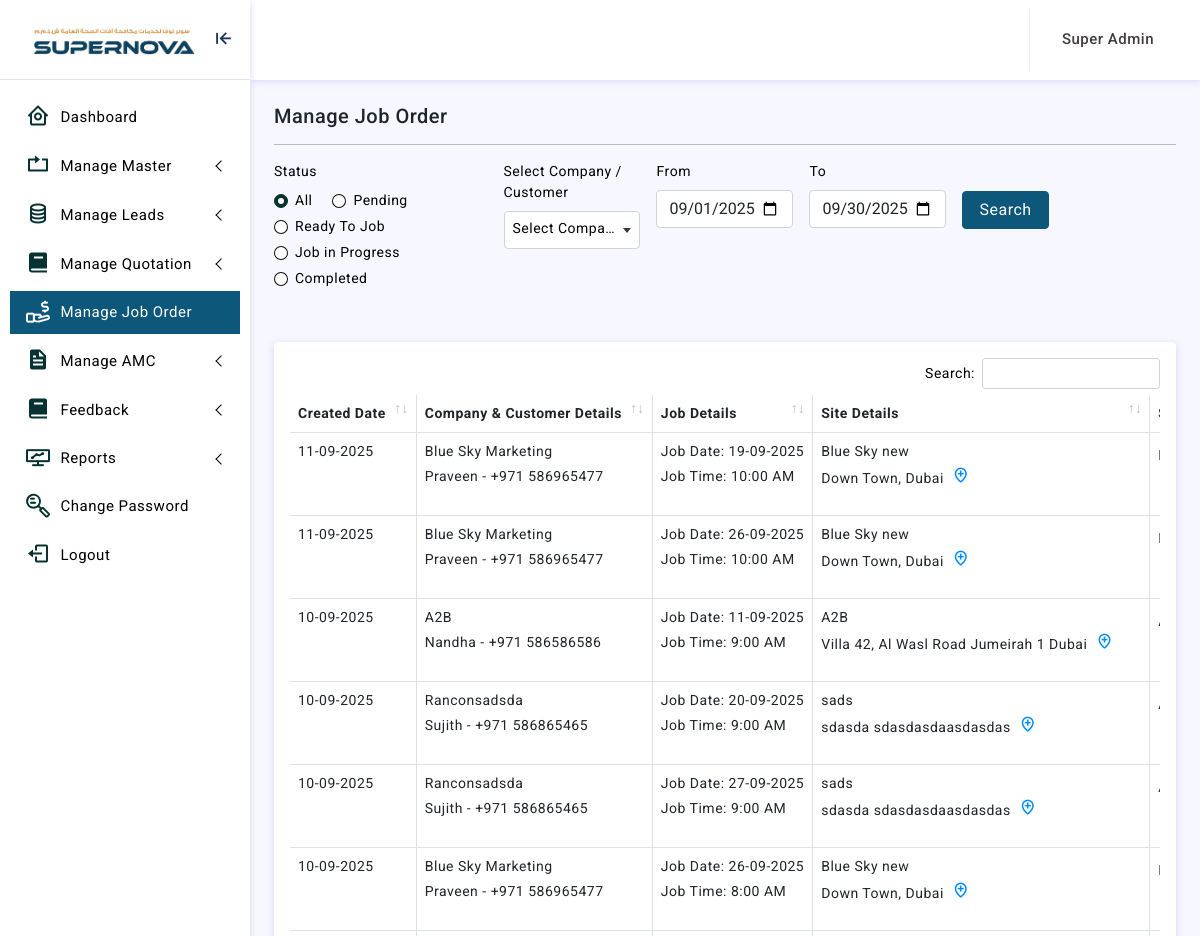
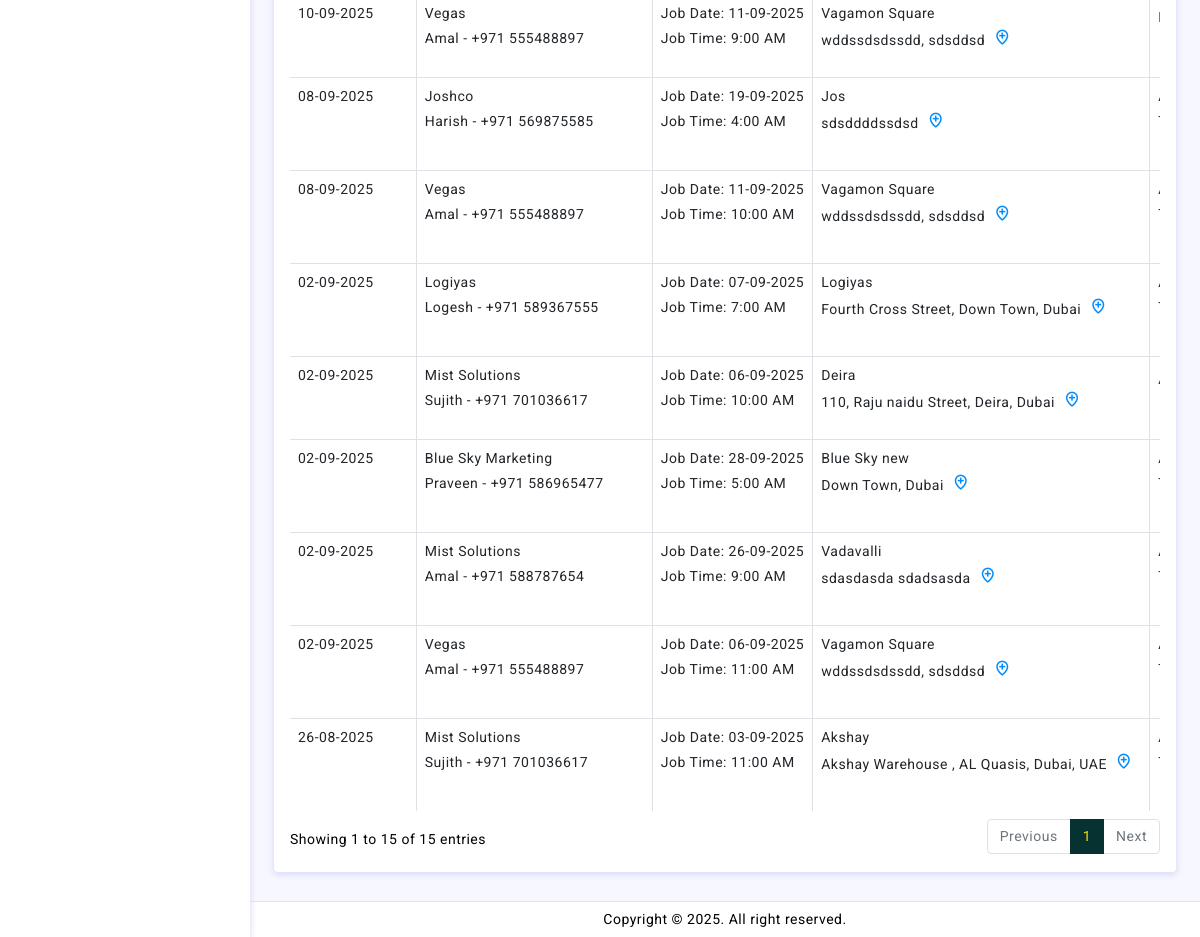
Screenshot of /adminln/list-job-order.php (signed in) with the database file from the repository (2 pictures, top to bottom).
### tables this page shows
CREATE TABLE `job_order` (
  `id` int(11) NOT NULL,
  `quotation_id` int(11) NOT NULL,
  `customer_id` int(11) NOT NULL,
  `type_of_job` tinyint(4) NOT NULL,
  `company_name` varchar(150) NOT NULL,
  `customer_mobile` varchar(150) NOT NULL,
  `job_order_date` date NOT NULL,
  `site_id` int(11) NOT NULL,
  `site_name` varchar(150) NOT NULL,
  `site_address` text NOT NULL,
  `location` text DEFAULT NULL,
  `supervisor_id` int(11) NOT NULL,
  `supervisor_name` varchar(150) NOT NULL,
  `job_date` date NOT NULL,
  `job_time` varchar(11) NOT NULL,
  `job_description` text NOT NULL,
  `total_amount` varchar(150) NOT NULL,
  `type_of_report` tinyint(4) NOT NULL,
  `is_mail_sent` int(11) NOT NULL,
  `feedback_posted` int(11) NOT NULL,
  `status` tinyint(11) NOT NULL,
  `created_datetime` datetime NOT NULL,
  `modified_datetime` datetime NOT NULL
);

CREATE TABLE `customers` (
  `id` int(11) NOT NULL,
  `company_name` varchar(255) NOT NULL,
  `customer_name` varchar(255) NOT NULL,
  `email` varchar(150) NOT NULL,
  `mobile` varchar(20) NOT NULL,
  `alternate_mobile` varchar(20) NOT NULL,
  `location` text NOT NULL,
  `trn_no` varchar(255) NOT NULL,
  `address` text NOT NULL,
  `city` varchar(150) NOT NULL,
  `status` tinyint(4) NOT NULL,
  `created_by` int(11) NOT NULL,
  `created_datetime` datetime NOT NULL,
  `modified_by` int(11) NOT NULL,
  `modified_datetime` datetime NOT NULL
);

### adminln/list-job-order.php (the view, shortened to what this page needs)
<?php
function main() {
extract($_REQUEST);
include 'dilg/cnt/join.php';
$url_Status=$_GET['status'];
if ($url_Status!='') {
$url_subqry="and status=$url_Status";
}else{
	$url_subqry="";
}
if($from_date!='' && $end_date!=''){
  $from_date=$from_date;
  $end_date=$end_date;
}else{
$from_date=date('Y-m-01');
$end_date=date('Y-m-t');
}
if ($url_Status=="") {
$subqry.="and  (date(job_date) between '".$from_date."' and '".$end_date."')";
}
?>
<link rel="stylesheet" href="crop/croppie.css"/>
<div class="page-breadcrumb d-sm-flex align-items-center mb-3">
<h5 class="mb-0 text-dark">Manage Job Order</h5>
</div>
<hr/>
<form method="POST">
<div class="row g-3 mb-5">
<div class="col-md-3">
  <div class="mb-10">
<label for="inputAddress" class="form-label width-100">Status</label>
<div class="form-check form-check-inline">
<input class="form-check-input" type="radio" name="quote_status" id="inlineRadio0" value="" <?if ($quote_status=='') {echo "checked";
}?>>
<label class="form-check-label" for="inlineRadio0">All</label>
</div>
<div class="form-check form-check-inline">
<input class="form-check-input" type="radio" name="quote_status" id="inlineRadio1" value="0" <?if ($quote_status=='0') {echo "checked";
}?>>
<label class="form-check-label" for="inlineRadio1">Pending</label>
</div>
<div class="form-check form-check-inline">
<input class="form-check-input" type="radio" name="quote_status" id="inlineRadio2" value="1" <?if ($quote_status=='1') {echo "checked";
}?>>
<label class="form-check-label" for="inlineRadio2">Ready To Job</label>
</div>
<div class="form-check form-check-inline">
<input class="form-check-input" type="radio" name="quote_status" id="inlineRadio3" value="2" <?if ($quote_status=='2') {echo "checked";
}?>>
<label class="form-check-label" for="inlineRadio3">Job in Progress</label>
</div>
<div class="form-check form-check-inline">
<input class="form-check-input" type="radio" name="quote_status" id="inlineRadio4" value="3" <?if ($quote_status=='3') {echo "checked";
}?>>
<label class="form-check-label" for="inlineRadio4">Completed</label>
</div>
</div>
</div>
<div class="col-md-2">
<label for="inputFirstName" class="form-label">Select Company / Customer</label>
</div>
<div class="col-md-2">
<label for="inputFirstName" class="form-label">From</label>
<input type="date" name="from_date" class="form-control" value="<?=$from_date;?>" required>
</div>
<div class="col-md-2">
<label for="inputFirstName" class="form-label">To</label>
<input type="date" name="end_date" class="form-control" value="<?=$end_date;?>" required>
</div>
<div class="col-md-3 mt-46">
<input type="submit" name="Submit" class="btn btn-primary px-3" value="Search">
</div>
</div>
</form>
<?
$select_job_order=mysqli_query($conn,"select * from job_order where 1=1  $subqry  $url_subqry order by created_datetime desc ");
if(mysqli_num_rows($select_job_order)>>0){ ?>
<div class="card">
<div class="card-body">
<div class="table-responsive">
<table id="example2" class="table table-striped table-bordered" style="width:100%">
<thead>
<tr>
<th >Created Date</th>
<th>Company & Customer Details</th>
<th> Job Details</th>
<th>Site Details</th>
<th>Supervisor Name</th>
</tr>
</thead>
<tbody>
<?
while($row_job_order=mysqli_fetch_array($select_job_order))
{
$id=$row_job_order['id'];
$job_order_date=$row_job_order['job_order_date'];
$company_name=$row_job_order['company_name'];
$mobile=$row_job_order['customer_mobile'];
$select_customer=mysqli_query($conn,"select * from customers where mobile='$mobile'");
$row_customer=mysqli_fetch_array($select_customer);
$customer_name=$row_customer['customer_name'];
$site_name=$row_job_order['site_name'];
$site_address=$row_job_order['site_address'];
$job_date=date("d-m-Y",strtotime($row_job_order['job_date']));
$job_time=$row_job_order['job_time'];
$supervisor_name=$row_job_order['supervisor_name'];
$supervisor_id=$row_job_order['supervisor_id'];
$select_supervisor=mysqli_query($conn,"select * from user where Id='$supervisor_id'");
$row_supervisor=mysqli_fetch_array($select_supervisor);
$supervisor_mobile=$row_supervisor['UserName'];
$location=$row_job_order['location'];
$status=$row_job_order['status'];
if($status>='1'){
$select_technician=mysqli_query($conn,"select * from technician_log where job_order_id='$id'");
$technician_name=[];
while($row_technican=mysqli_fetch_array($select_technician)){
  $technician_name[]=$row_technican['technician_name'];
}
$technician_details="Technician: ".implode(", ", $technician_name);
}else
{
$technician_details="";
}
if ($location!='') {
$location_icon='<a href="'.$location.'" target="_blank" class="mx-2 font-16"><i class="bx bx-location-plus"></i></a>';
}else{
  $location_icon="";
}
?>
<tr>
<td>
<p class="mb-0"> <?=date('d-m-Y',strtotime($job_order_date));?></p>
</td>
<td><?=$company_name; ?><p class="mt-1"><?=$customer_name. " - "."+971 ".$mobile; ?></p></td>
<td><p class="mb-0 ">Job Date: <?=$job_date;?></p><p class="mt-1 ">Job Time: <?=$job_time;?></p></td>
<td><p class="mb-0"> <?=$site_name; ?></p>
<p class="mb-0"> <? echo wordwrap($site_address, 50, "<br />\n"); ?><?=$location_icon;?></p></td>
<td><p class="mb-0"> <?=$supervisor_name." - ".$supervisor_mobile; ?> 	<? if ($status==0) {
?>
<a href="" data-bs-toggle="modal" data-bs-target="#exampleExtraLargeModal" onclick="editjoborder('<?=$id;?>')"  class="btn btn-add btn-sm" tooltip="Edit Supervisor"><i class="bx bxs-edit"></i></a>
<?}?></p>
</tr>
<? }}else{ echo "<p>No Record Found</p>";} ?>
</tbody>
</table>
</div>
</div>
</div>
<?php
}
include 'template.php';
?>

### adminln/assets/css/app.css (style rules this page uses)
body { font-size: 14px; color: #000; letter-spacing: .5px; background: #f7f7ff; overflow-x: hidden; font-family: Roboto, sans-serif }
a { text-decoration: none }
input::placeholder { color: #000!important; opacity: .3!important }
.table-striped>tbody>tr:nth-of-type(odd) { --bs-table-accent-bg: unset; }
.table-bordered>:not(caption)>*>* { border-width: 1px 1px; }
.table-bordered th { border-width: 0px 1px; }
.font-16 { font-size: 18px !important; }
.mt-46 { margin-top: 46px !important; }

### rows the page displays
job_order: job_order_date "11-09-2025", company_name "Blue Sky Marketing", customer.customer_name "Praveen", customer_mobile "586965477", job_date "19-09-2025", job_time "10:00 AM", site_name "Blue Sky new", site_address "Down Town, Dubai"
job_order: job_order_date "11-09-2025", company_name "Blue Sky Marketing", customer.customer_name "Praveen", customer_mobile "586965477", job_date "26-09-2025", job_time "10:00 AM", site_name "Blue Sky new", site_address "Down Town, Dubai"
job_order: job_order_date "10-09-2025", company_name "A2B", customer.customer_name "Nandha", customer_mobile "586586586", job_date "11-09-2025", job_time "9:00 AM", site_name "A2B", site_address "Villa 42, Al Wasl Road Jumeirah 1 Dubai"
job_order: job_order_date "10-09-2025", company_name "Ranconsadsda", customer.customer_name "Sujith", customer_mobile "586865465", job_date "20-09-2025", job_time "9:00 AM", site_name "sads", site_address "sdasda sdasdasdaasdasdas"
job_order: job_order_date "10-09-2025", company_name "Ranconsadsda", customer.customer_name "Sujith", customer_mobile "586865465", job_date "27-09-2025", job_time "9:00 AM", site_name "sads", site_address "sdasda sdasdasdaasdasdas"
job_order: job_order_date "10-09-2025", company_name "Blue Sky Marketing", customer.customer_name "Praveen", customer_mobile "586965477", job_date "26-09-2025", job_time "8:00 AM", site_name "Blue Sky new", site_address "Down Town, Dubai"
job_order: job_order_date "10-09-2025", company_name "Vegas", customer.customer_name "Amal", customer_mobile "555488897", job_date "11-09-2025", job_time "9:00 AM", site_name "Vagamon Square", site_address "wddssdsdssdd, sdsddsd"
job_order: job_order_date "08-09-2025", company_name "Joshco", customer.customer_name "Harish", customer_mobile "569875585", job_date "19-09-2025", job_time "4:00 AM", site_name "Jos", site_address "sdsddddssdsd"
job_order: job_order_date "08-09-2025", company_name "Vegas", customer.customer_name "Amal", customer_mobile "555488897", job_date "11-09-2025", job_time "10:00 AM", site_name "Vagamon Square", site_address "wddssdsdssdd, sdsddsd"
job_order: job_order_date "02-09-2025", company_name "Logiyas", customer.customer_name "Logesh", customer_mobile "589367555", job_date "07-09-2025", job_time "7:00 AM", site_name "Logiyas", site_address "Fourth Cross Street, Down Town, Dubai"
job_order: job_order_date "02-09-2025", company_name "Mist Solutions", customer.customer_name "Sujith", customer_mobile "701036617", job_date "06-09-2025", job_time "10:00 AM", site_name "Deira", site_address "110, Raju naidu Street, Deira, Dubai"
job_order: job_order_date "02-09-2025", company_name "Blue Sky Marketing", customer.customer_name "Praveen", customer_mobile "586965477", job_date "28-09-2025", job_time "5:00 AM", site_name "Blue Sky new", site_address "Down Town, Dubai"
job_order: job_order_date "02-09-2025", company_name "Mist Solutions", customer.customer_name "Amal", customer_mobile "588787654", job_date "26-09-2025", job_time "9:00 AM", site_name "Vadavalli", site_address "sdasdasda sdadsasda"
job_order: job_order_date "02-09-2025", company_name "Vegas", customer.customer_name "Amal", customer_mobile "555488897", job_date "06-09-2025", job_time "11:00 AM", site_name "Vagamon Square", site_address "wddssdsdssdd, sdsddsd"
job_order: job_order_date "26-08-2025", company_name "Mist Solutions", customer.customer_name "Sujith", customer_mobile "701036617", job_date "03-09-2025", job_time "11:00 AM", site_name "Akshay", site_address "Akshay Warehouse , AL Quasis, Dubai, UAE"

### other values shown
$usertype_name "Super Admin"
